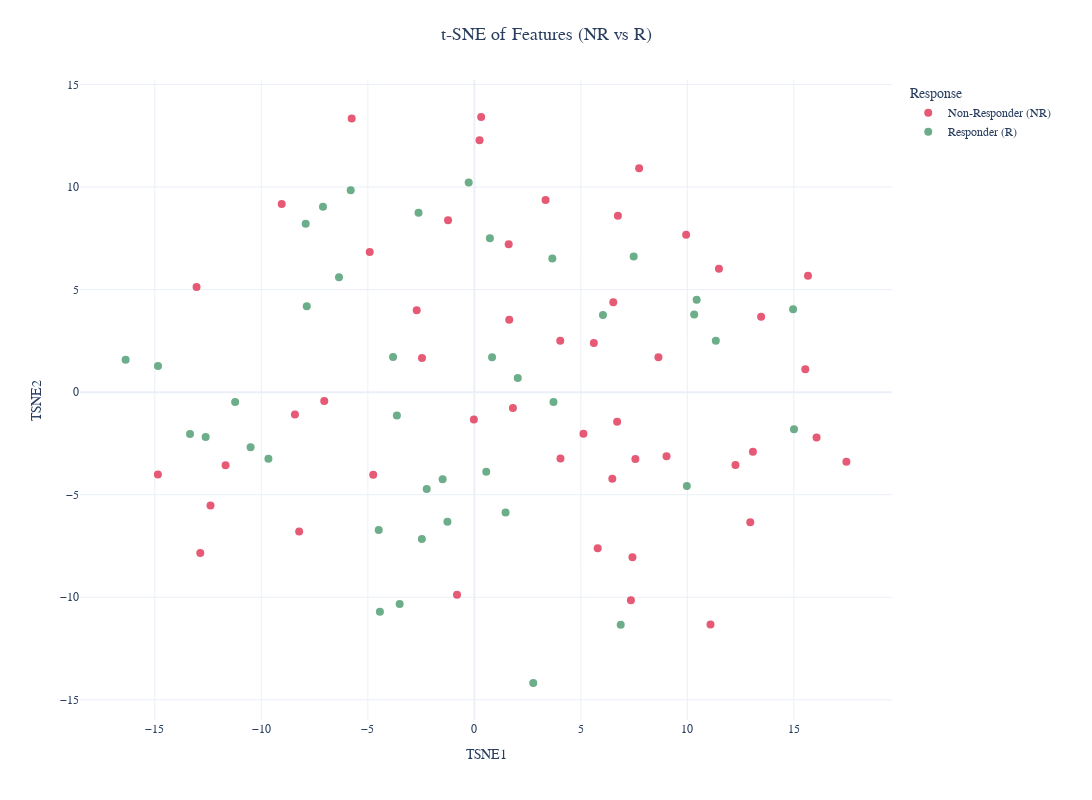
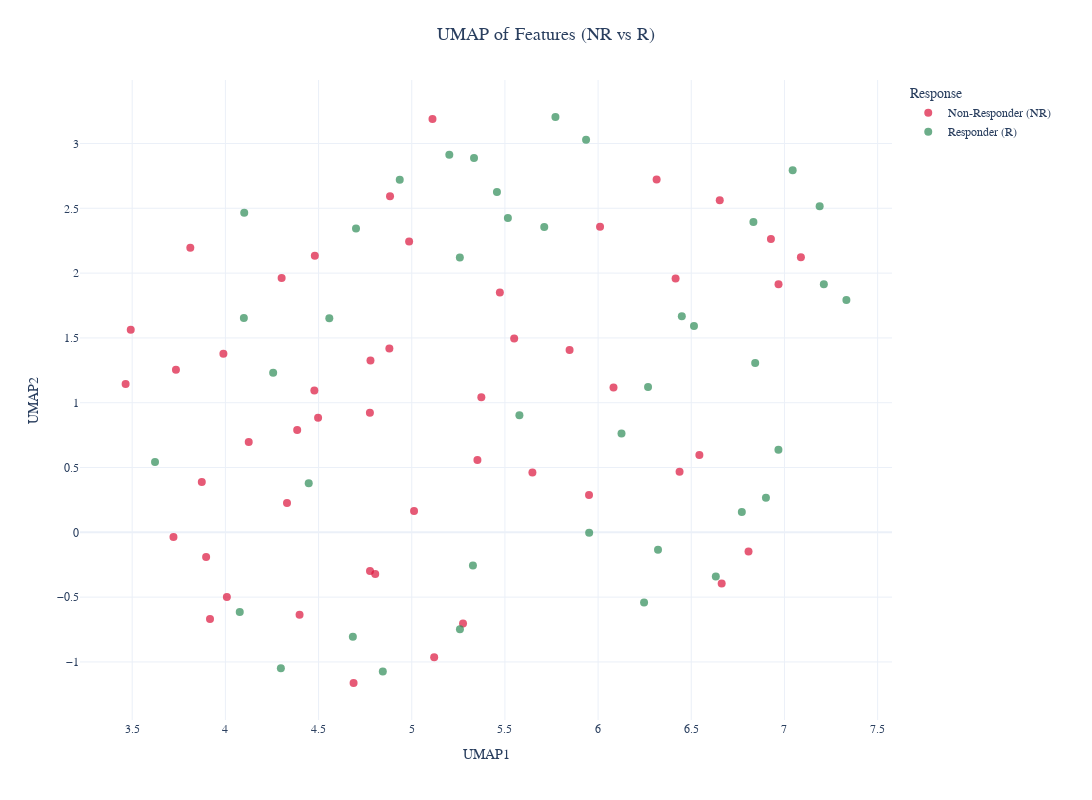

The cell these charts' notebook holds for them, in order:
### Code cell
# %%

# [8] Dimensionality Reduction
print("\n--- Generating Dimensionality Reduction Visualizations ---")
dim_reduction_plots = create_dimensionality_reduction_plots(X, y, df_metadata)

print("\nDimensionality Reduction (NR vs R only):")

for plot_name, plot_fig in dim_reduction_plots.items():
    print(f"\nShowing {plot_name.upper()} plot...")
    plot_fig.show()

### Figure 1 — Plotly figure (JSON) as saved in the notebook; plotly's stock layout.template omitted (floating-point values rounded to 4 significant figures)
{"data": [{"hovertemplate": "Response=Non-Responder (NR)<br>TSNE1=%{x}<br>TSNE2=%{y}<extra></extra>", "legendgroup": "Non-Responder (NR)", "marker": {"color": "#DC143C", "opacity": 0.7, "size": 8, "symbol": "circle"}, "mode": "markers", "name": "Non-Responder (NR)", "orientation": "v", "showlegend": true, "type": "scatter", "x": [15.66, -12.87, 16.07, 13.46, -4.747, 17.47, 12.26, -9.044, 1.81, 4.043, 11.09, 0.2436, 5.79, 3.343, 9.022, -0.02257, 6.739, -2.706, 7.56, 12.95, -4.912, -1.237, 7.736, 11.48, 13.08, -11.68, -14.86, 6.522, -8.225, 1.612, 0.3195, 5.609, 8.641, 6.477, -13.04, -12.39, -7.046, -5.759, 1.637, 7.422, 7.349, 9.943, 15.54, 5.122, -2.458, -0.8137, 6.703, 4.032, -8.423], "xaxis": "x", "y": [5.678, -7.846, -2.207, 3.681, -4.028, -3.392, -3.551, 9.169, -0.7771, -3.237, -11.33, 12.28, -7.616, 9.369, -3.123, -1.336, 8.603, 3.993, -3.255, -6.339, 6.839, 8.378, 10.92, 6.023, -2.902, -3.568, -4.012, 4.389, -6.792, 7.213, 13.42, 2.397, 1.698, -4.22, 5.131, -5.527, -0.4288, 13.35, 3.533, -8.053, -10.15, 7.678, 1.122, -2.031, 1.665, -9.884, -1.439, 2.503, -1.093], "yaxis": "y"}, {"hovertemplate": "Response=Responder (R)<br>TSNE1=%{x}<br>TSNE2=%{y}<extra></extra>", "legendgroup": "Responder (R)", "marker": {"color": "#2E8B57", "opacity": 0.7, "size": 8, "symbol": "circle"}, "mode": "markers", "name": "Responder (R)", "orientation": "v", "showlegend": true, "type": "scatter", "x": [0.5583, -11.23, -5.805, 14.96, 2.037, -3.637, -9.668, 0.7298, -4.434, 3.661, -2.237, -1.265, -2.465, -1.49, -3.507, 10.44, 15.01, 11.34, 6.038, 10.32, 7.48, -4.491, 2.765, -16.37, -7.919, -10.51, -0.2655, -2.621, -6.355, -7.867, -14.85, 6.872, 0.8317, 1.466, 3.715, 9.976, -12.61, -7.107, -13.35, -3.816], "xaxis": "x", "y": [-3.882, -0.4742, 9.842, 4.048, 0.6882, -1.136, -3.252, 7.503, -10.71, 6.52, -4.727, -6.323, -7.162, -4.241, -10.33, 4.507, -1.814, 2.508, 3.762, 3.788, 6.619, -6.723, -14.18, 1.579, 8.207, -2.686, 10.22, 8.747, 5.603, 4.186, 1.271, -11.34, 1.708, -5.867, -0.4773, -4.581, -2.191, 9.035, -2.037, 1.718], "yaxis": "y"}], "layout": {"font": {"family": "Arial, sans-serif", "size": 14}, "height": 800, "legend": {"font": {"size": 12}, "title": {"text": "Response"}, "tracegroupgap": 0, "x": 1.02, "xanchor": "left", "y": 1, "yanchor": "top"}, "margin": {"b": 80, "l": 80, "r": 200, "t": 80}, "title": {"font": {"size": 18}, "text": "t-SNE of Features (NR vs R)", "x": 0.5}, "width": 1200, "xaxis": {"anchor": "y", "domain": [0, 1], "tickfont": {"size": 12}, "title": {"font": {"size": 14}, "text": "TSNE1"}}, "yaxis": {"anchor": "x", "domain": [0, 1], "tickfont": {"size": 12}, "title": {"font": {"size": 14}, "text": "TSNE2"}}}}

### Figure 2 — Plotly figure (JSON) as saved in the notebook; plotly's stock layout.template omitted (floating-point values rounded to 4 significant figures)
{"data": [{"hovertemplate": "Response=Non-Responder (NR)<br>UMAP1=%{x}<br>UMAP2=%{y}<extra></extra>", "legendgroup": "Non-Responder (NR)", "marker": {"color": "#DC143C", "opacity": 0.7, "size": 8, "symbol": "circle"}, "mode": "markers", "name": "Non-Responder (NR)", "orientation": "v", "showlegend": true, "type": "scatter", "x": [5.12, 4.804, 3.917, 5.275, 6.01, 4.008, 3.897, 6.663, 4.779, 4.477, 4.302, 5.847, 3.735, 5.473, 3.873, 4.88, 4.48, 6.544, 4.125, 4.331, 6.807, 5.951, 4.884, 4.688, 3.721, 6.653, 7.088, 4.986, 6.314, 5.373, 6.083, 5.012, 4.776, 4.385, 5.55, 6.927, 6.416, 6.437, 3.989, 3.465, 3.492, 3.812, 4.398, 4.497, 5.648, 5.111, 4.775, 5.352, 6.968], "xaxis": "x", "y": [-0.9636, -0.3208, -0.6682, -0.7027, 2.358, -0.4987, -0.1897, -0.3939, 1.325, 1.094, 1.963, 1.408, 1.255, 1.851, 0.3882, 1.419, 2.134, 0.5968, 0.6973, 0.2258, -0.1471, 0.2879, 2.593, -1.162, -0.03501, 2.562, 2.122, 2.243, 2.722, 1.042, 1.117, 0.1642, -0.2976, 0.7899, 1.495, 2.263, 1.959, 0.4683, 1.378, 1.144, 1.563, 2.195, -0.6359, 0.8844, 0.4609, 3.19, 0.9228, 0.5574, 1.913], "yaxis": "y"}, {"hovertemplate": "Response=Responder (R)<br>UMAP1=%{x}<br>UMAP2=%{y}<extra></extra>", "legendgroup": "Responder (R)", "marker": {"color": "#2E8B57", "opacity": 0.7, "size": 8, "symbol": "circle"}, "mode": "markers", "name": "Responder (R)", "orientation": "v", "showlegend": true, "type": "scatter", "x": [4.101, 7.189, 6.247, 5.259, 4.558, 4.447, 6.833, 5.578, 5.935, 5.328, 5.711, 5.202, 5.334, 5.516, 5.771, 4.684, 4.077, 4.298, 5.258, 4.845, 4.701, 5.457, 6.321, 6.449, 6.901, 7.044, 6.268, 5.952, 6.771, 6.968, 6.515, 6.126, 4.099, 4.936, 4.256, 3.622, 7.211, 6.632, 7.332, 6.843], "xaxis": "x", "y": [2.465, 2.516, -0.5408, -0.7476, 1.652, 0.3796, 2.395, 0.9042, 3.029, -0.2565, 2.357, 2.914, 2.888, 2.426, 3.205, -0.8061, -0.6147, -1.049, 2.12, -1.074, 2.344, 2.627, -0.1349, 1.667, 0.2677, 2.794, 1.122, -0.002798, 0.1564, 0.6369, 1.592, 0.762, 1.654, 2.721, 1.23, 0.5434, 1.914, -0.3405, 1.793, 1.306], "yaxis": "y"}], "layout": {"font": {"family": "Arial, sans-serif", "size": 14}, "height": 800, "legend": {"font": {"size": 12}, "title": {"text": "Response"}, "tracegroupgap": 0, "x": 1.02, "xanchor": "left", "y": 1, "yanchor": "top"}, "margin": {"b": 80, "l": 80, "r": 200, "t": 80}, "title": {"font": {"size": 18}, "text": "UMAP of Features (NR vs R)", "x": 0.5}, "width": 1200, "xaxis": {"anchor": "y", "domain": [0, 1], "tickfont": {"size": 12}, "title": {"font": {"size": 14}, "text": "UMAP1"}}, "yaxis": {"anchor": "x", "domain": [0, 1], "tickfont": {"size": 12}, "title": {"font": {"size": 14}, "text": "UMAP2"}}}}
